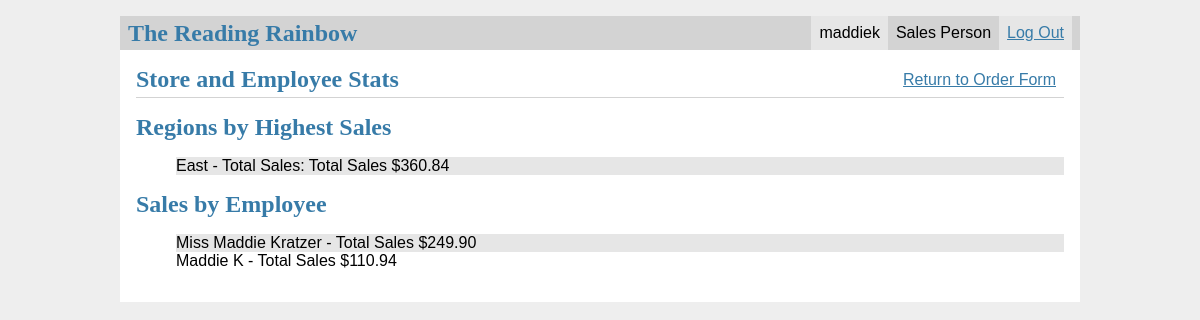
Screenshot of /workstats (signed in) with the database file from the repository.
### tables this page shows
CREATE TABLE user (
  id INTEGER PRIMARY KEY AUTOINCREMENT,
  username TEXT UNIQUE NOT NULL,
  password TEXT NOT NULL,
  role  TEXT NOT NULL,
  infodone TEXT NOT NULL
);

CREATE TABLE Region (
    regionID INT PRIMARY KEY,
    regionName VARCHAR(255),
    regionManager VARCHAR(255) -- Foreign key referencing Salespersons table
);

CREATE TABLE Salespersons (
    employeeID INT PRIMARY KEY,
    name VARCHAR(255),
    address VARCHAR(255),
    email VARCHAR(255),
    jobTitle VARCHAR(255),
    storeAssigned VARCHAR(255), -- Foreign key referencing Store table
    salary DECIMAL(12,2),
    foreign key (employeeID) references user(userID)
    on delete cascade,
    foreign key (storeAssigned) references store(storeID)
    on delete set null
);

### flaskr/store.py (the view)
@bp.route('/workstats', methods=['GET','POST'])
def workstats():
    db = get_db()
    transactionList = {}
    transactions = db.execute('SELECT * from Transactions Join Salespersons on salespersons.employeeID = Transactions.employeeID').fetchall()
    for item in transactions:
        if item['quantity'] > 0:
            transactionList[item['ordernumber']] =(item['name'],item['customerID'],item['productID'],item['storeAssigned'])
    print(session.get('user_id'))
    print(transactionList)
    regionSalesList = {}
    regionSales = db.execute('SELECT Region.regionName, SUM(price * quantity) AS totalSales FROM SalesPersons JOIN Transactions ON Transactions.employeeID = salespersons.employeeID JOIN Store ON Salespersons.storeAssigned = store.storeID JOIN region on store.regionID = region.regionID GROUP BY Region.regionID;').fetchall()
    for region in regionSales:
        regionSalesList[region['regionName']] = region['totalSales']
    print(regionSalesList)
    employeeSalesList = {}
    employeeSales = db.execute('SELECT salespersons.name as name, SUM(price * quantity) AS totalSales From SalesPersons Join Transactions on Transactions.employeeID = Salespersons.employeeID Group BY salespersons.employeeID ORDER BY totalSales DESC').fetchall()
    for employee in employeeSales:
        employeeSalesList[employee['name']] = employee['totalSales']
    print(employeeSalesList)
    return render_template('store/stats2.html', regionSalesList = regionSalesList, employeeSalesList = employeeSalesList)

### flaskr/auth.py (called while the page is built)
@bp.before_app_request
def load_logged_in_user():
    user_id = session.get('user_id')
    if user_id is None:
        g.user = None
    else:
        g.user = get_db().execute(
            'SELECT * FROM user WHERE id = ?', (user_id,)
        ).fetchone()

### flaskr/db.py (called while the page is built)
def get_db():
    if 'db' not in g:
        g.db = sqlite3.connect(
            current_app.config['DATABASE'],
            detect_types=sqlite3.PARSE_DECLTYPES
        )
        g.db.row_factory = sqlite3.Row
    return g.db

### flaskr/templates/store/stats2.html
{% extends 'base.html' %}
{% block header %}
  <h1>{% block title %}Store and Employee Stats{% endblock %}</h1>
    <a class="action" href="{{ url_for('store.salesview') }}">Return to Order Form</a>
{% endblock %}
{% block content %}
<h1> Regions by Highest Sales </h1>
<ul>
{% for region in regionSalesList %}
<li>
    <div>
    <span >{{ region}} - </span>
    Total Sales:
    {%if regionSalesList[region]== 0%}
    <span>Total Sales ${{regionSalesList[region]|int}}</span>
   {%else%}
   <span>Total Sales ${{regionSalesList[region]|round(2, 'floor')}}</span>
   {% endif%}
    </div>
</li>
{% endfor %}
</ul>
<h1> Sales by Employee </h1>
<ul>
{% for employee in employeeSalesList %}
<li>
    <div>
    <span >{{employee}} - </span>
    {%if employeeSalesList[region]== 0%}
    <span>Total Sales ${{employeeSalesList[employee]|int}}</span>
   {%else%}
   <span>Total Sales ${{ "%0.2f" | format(employeeSalesList[employee] | float) }}</span>
   {% endif%}
    </div>
</li>
{% endfor %}
</ul>
{% endblock %}

### flaskr/templates/base.html (shortened to what this page needs)
<!doctype html>
<link rel="stylesheet" href="{{ url_for('static', filename='style.css') }}">
<nav>
  <h1>The Reading Rainbow</h1>
  <ul>
    {% if g.user %}
      <li><span>{{ g.user['username'] }}</span>
        <li><span>{{ g.user['role'] }}</span>
      <li><a href="{{ url_for('auth.logout') }}">Log Out</a>
    {% else %}
      <li><a href="{{ url_for('auth.register') }}">Register</a>
      <li><a href="{{ url_for('auth.login') }}">Log In</a>
    {% endif %}
  </ul>
</nav>
<section class="content">
  <header>
    {% block header %}{% endblock %}
  </header>
  {% block content %}{% endblock %}
</section>

### flaskr/static/style.css (style rules this page uses)
h1 { font-family: serif; color: #377ba8; margin: 1rem 0; }
a { color: #377ba8; }
nav { background: lightgray; display: flex; align-items: center; padding: 0 0.5rem; }
nav h1 { flex: auto; margin: 0; }
nav ul { display: flex; list-style: none; margin: 0; padding: 0; }
nav ul li a, nav ul li span, header .action { display: block; padding: 0.5rem; }
.content { padding: 0 1rem 1rem; }
.content > header { border-bottom: 1px solid lightgray; display: flex; align-items: flex-end; }
.content > header h1 { flex: auto; margin: 1rem 0 0.25rem 0; }
.content:last-child { margin-bottom: 0; }
li:nth-child(odd) { background: #e6e6e6 ; }
ul { display: block; list-style-type: none; margin-top: 1em; margin-bottom: 1 em; margin-left: 0; margin-right: 0; padding-left: 40px; nth-child(odd); }

### rows the page displays
user: user.username "maddiek", user.role "Sales Person"
Region: regionName "East", regionName "360.84"
Salespersons: name "Miss Maddie Kratzer", name "249.90"
Salespersons: name "Maddie K", name "110.94"
